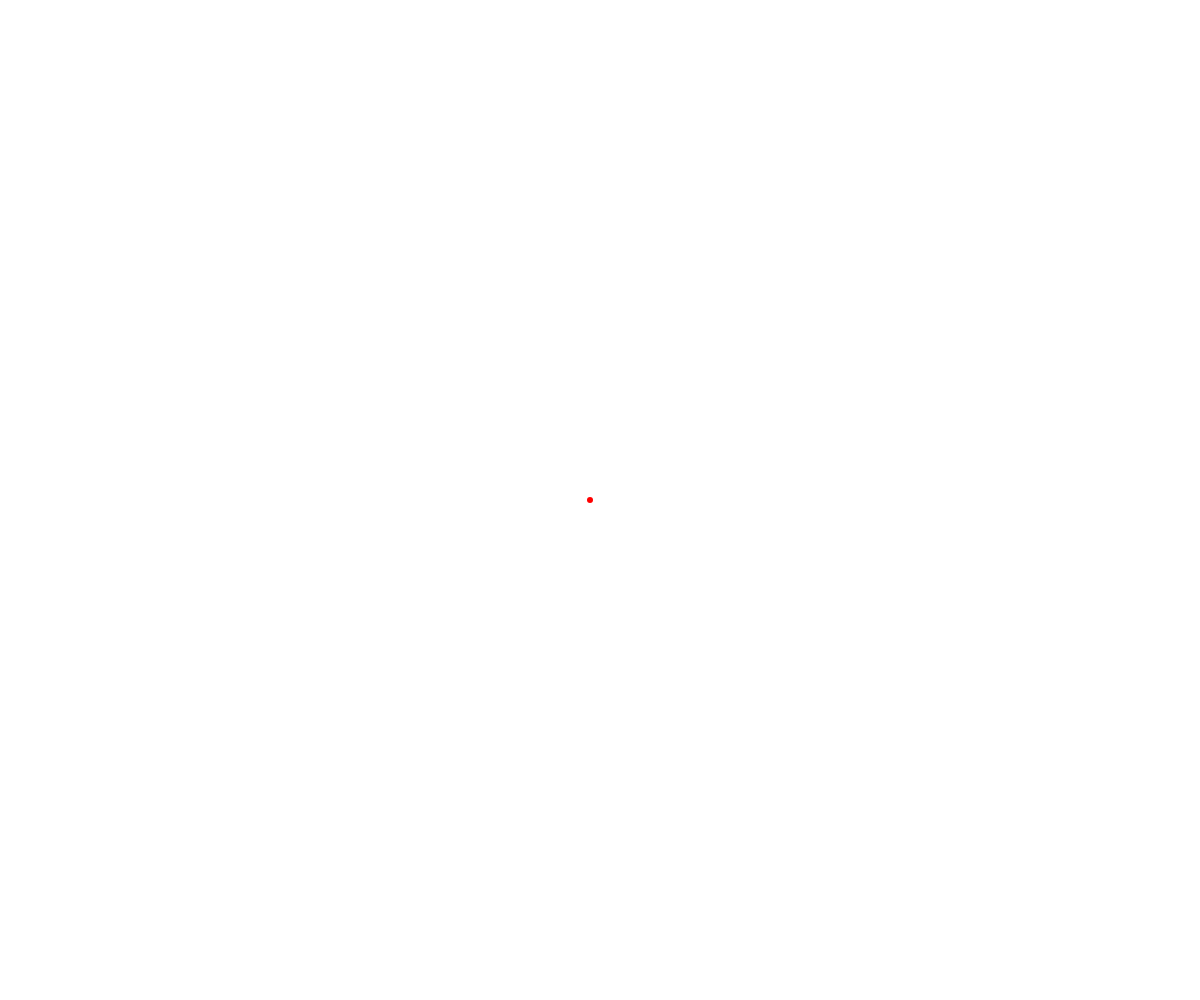
Frame 1 (no input)
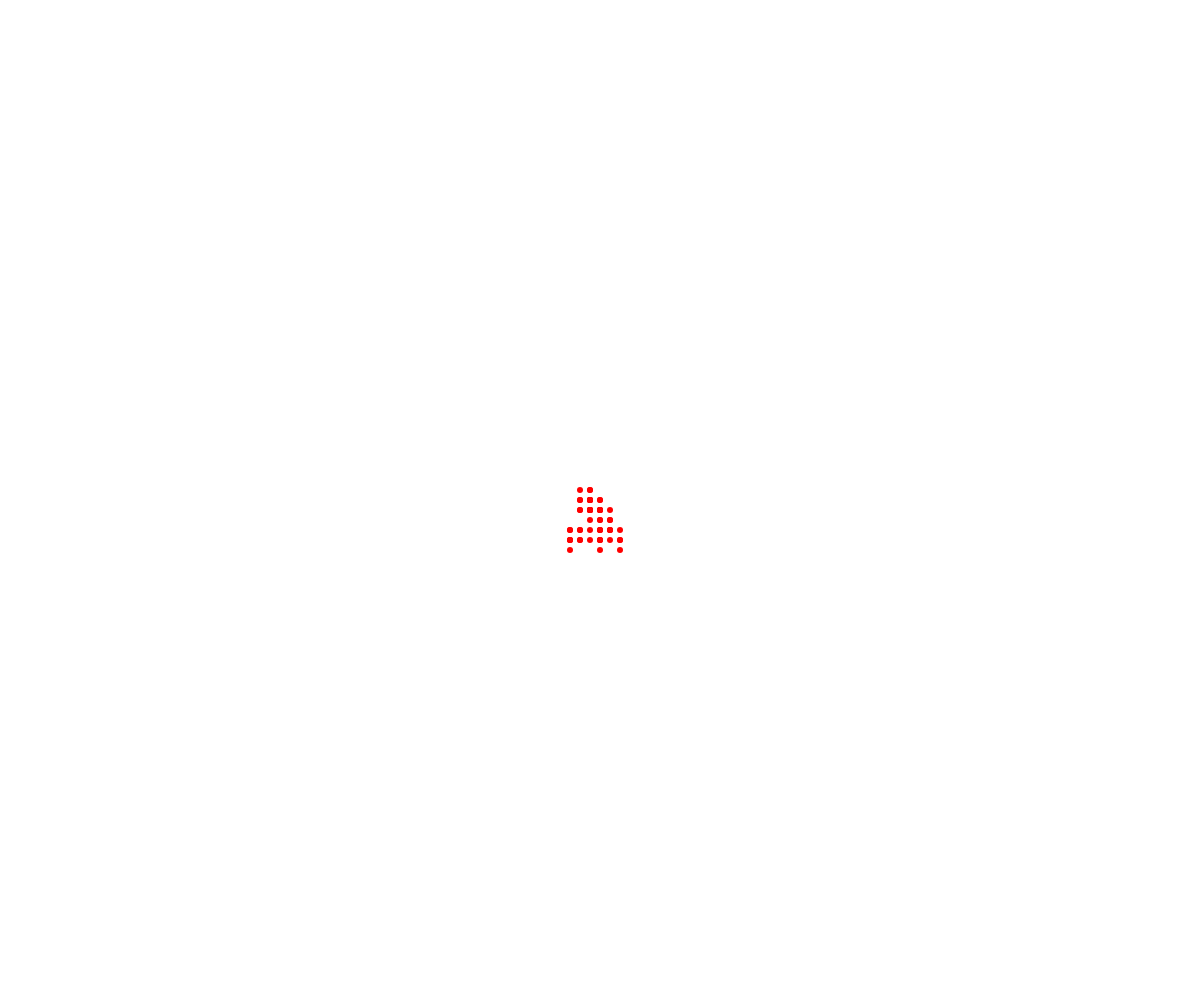
Frame 60 (no input)
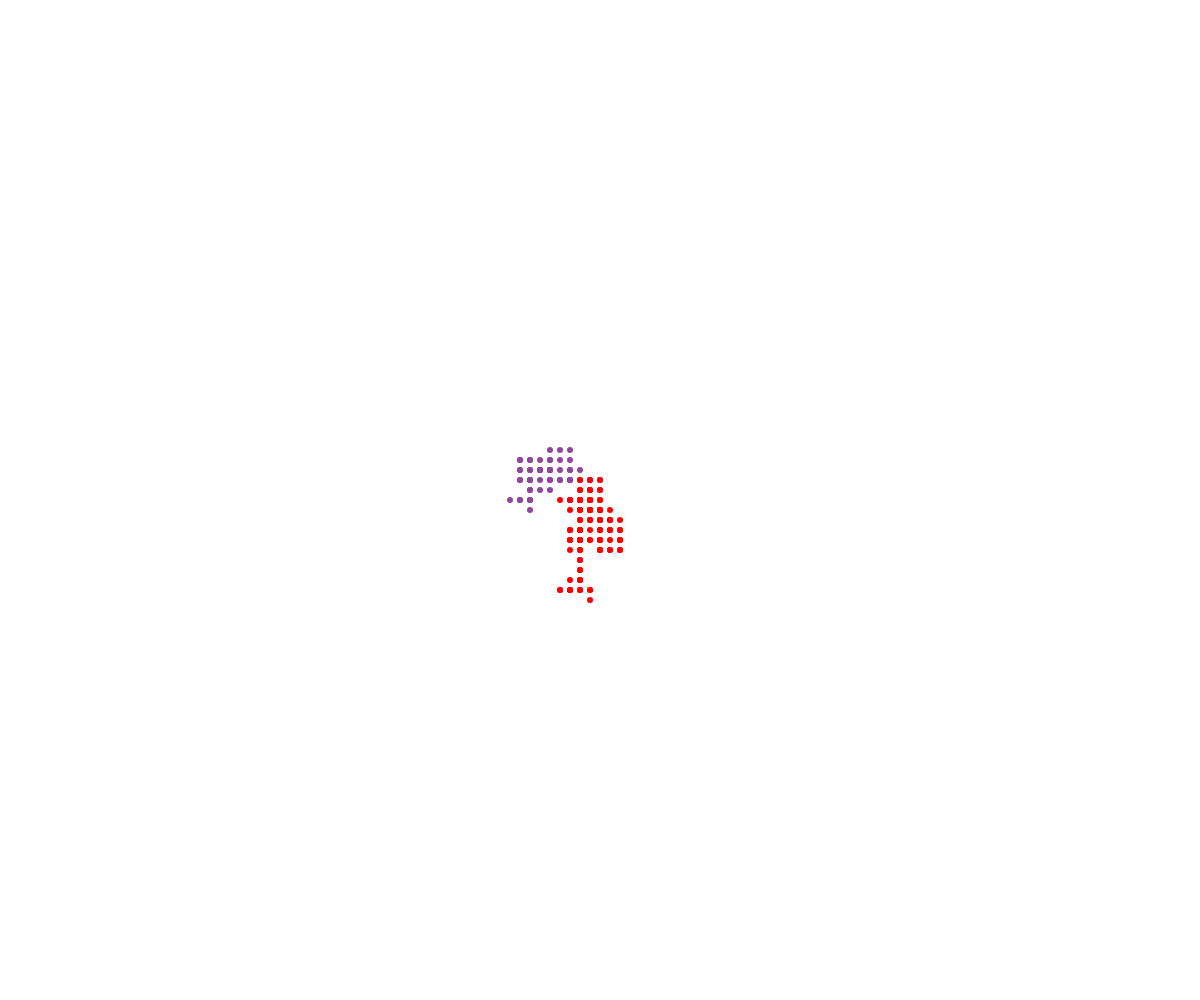
Frame 120 (the mouse pressed at the canvas centre since frame 60)

The p5.js sketch that drew these frames (run headless with seeded random() and noise() and a simulated clock; from frame 60 on, the mouse is pressed at the canvas centre):

// p5.js sketch
// ── sketch.js
//Walker OOP Demo

class Walker {
  constructor(x,y, theColor) {
    this.x = x;
    this.y = y;
    this.speed = 10;
    this.radius = 3;
    this.color = theColor;
  }

  display() {
    noStroke();
    fill(this.color);
    circle(this.x, this.y, this.radius*2,);
  }
  move() {
    let choice = random(100);
    if (choice < 25) {
      //up
      this.y -= this.speed;
    }
    else if (choice < 50) {
      //down
      this.y += this.speed;
    }
    else if (choice < 75) {
      //left
      this.x -= this.speed;
    }
    else {
      //right
      this.x += this.speed;
    }
  }
}

let walkerArray = [];

function setup() {
  createCanvas(windowWidth, windowHeight);
  let winston = new Walker(width/2, height/2, "red");
  walkerArray.push(winston);
}

function draw() {
  for (let theWalker of walkerArray) {
    theWalker.move();
    theWalker.display();
  }
}

function mousePressed() {
  let randomColor = color(random(255),random(255), random(255));
  let someWalker = new Walker(mouseX, mouseY, randomColor);
  walkerArray.push(someWalker);
}
